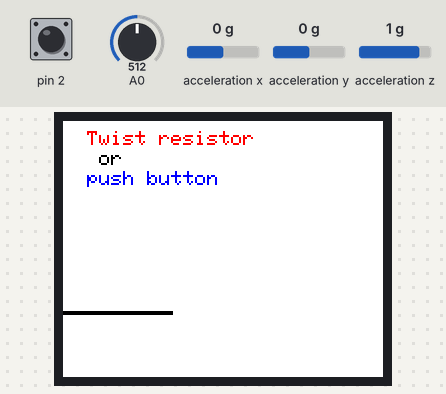
A sketch run on a simulated Arduino Uno, built with avr-gcc and run on an emulated ATmega328P. On the bench: 160×128 colour display. Wiring (inferred from the names in the program): ADXL345 accelerometer at I2C address 0x53. The test bench sets the inputs (shaded band); at power-on: pin 2 HIGH, acceleration x 0 g, A0 = 512, acceleration y 0 g, acceleration z 1 g. Sleep ends after the set time or at an interrupt.

Above: at 1.2 s.
1.3 s: pin 2 pulled LOW for 0.15 s
At 1.9 s:
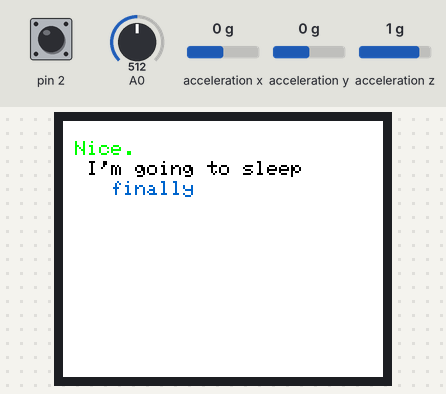
At 5.1 s:
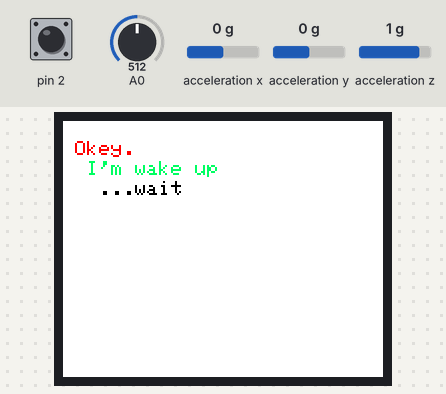
5.5 s: acceleration x set to -1.4 g
At 8.82 s:
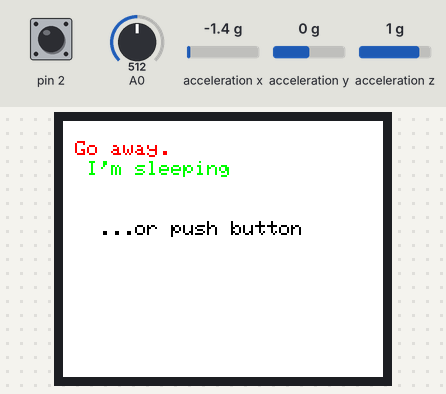
9.5 s: A0 set to 716
13.0 s: acceleration y set to -1.4 g
17.0 s: pin 2 pulled LOW for 1 s
22.0 s: acceleration z set to -1.4 g
At 22.32 s:
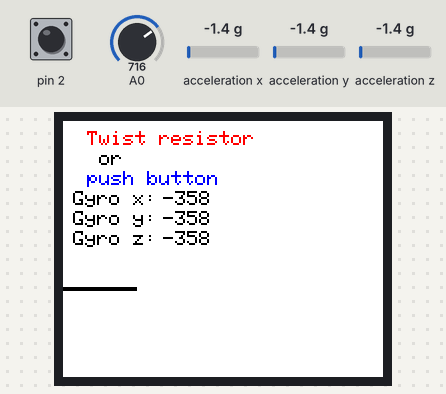
Timing chart, 0 to 24.6 s (numbered marks = the images above; inputs shaded):
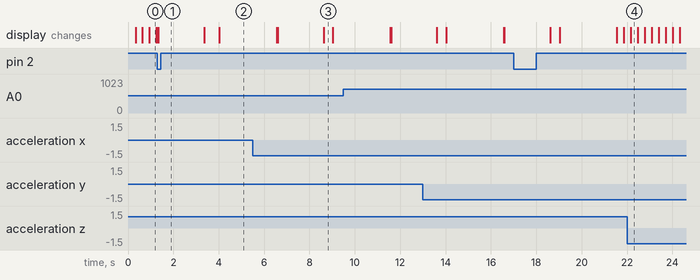

Measured:
- after the input at 1.3 s, the display: changes at once (image 1)
- what the display in image 3 shows lasts 0.4 s, from 8.6 s to 9.0 s

The sketch:

ard_spi_i2c.ino
```cpp
/*описание программы.
 * вывод и отрисовка значения резистора - постоянное.
 * измерение датчика I2C (гироскопа) по таймеру ( ?? мс)
 * по нажатию кнопки - отправка в режим sleep.
 *
*/


//для записи на экран
#include <TFT.h>
#include <SPI.h>

#define cs   10
#define dc   9
#define rst  8

//для гироскопа
#include <Wire.h>

//для прерываний/таймера
#include <GyverTimers.h>

//для энергосбережения
#include <avr/sleep.h>

TFT TFTscreen = TFT(cs, dc, rst);

// позиция линии, отображающеей сопротивление, на экране
int xPos = 0;
int xArr[136]={0};
int drawHeight;
//состояние кнопки
uint8_t buttonState = 0;

//переменная для гиро
const int adxl345 = 0x53;
uint8_t gyro_flag = 0;

char gyroPrintout_x[5];
char gyroPrintout_y[5];
char gyroPrintout_z[5];

uint8_t test = 0;

void setup() {
  //вход кнопки
  pinMode(2, INPUT_PULLUP);

  //прерывание по нажатию кнопки
  //buttontick - назваение ф-ии прерывания
  attachInterrupt(digitalPinToInterrupt(2), buttontick, FALLING);

//таймер
  Timer1.setPeriod(1000000);  //1 сек
  Timer1.enableISR(CHANNEL_A);

  Wire.begin();
  // запишем адрес регистра DEVID
  Wire.beginTransmission(adxl345);
  Wire.write(byte(0x00));
  Wire.endTransmission();

  // прочитаем регистр DEVID:
  Wire.requestFrom(adxl345, 1);
  while (Wire.available()) {
  byte c = Wire.read();
  Serial.print("ID = ");
  Serial.println(c, HEX);
  }

  // переведём акселерометр в режим измерений
  Wire.beginTransmission(adxl345);
  Wire.write(byte(0x2D));
  Wire.write(byte(0x08));
  Wire.endTransmission();


  //для отладки выводим в порт
  Serial.begin(9600);

  // инициализируем дисплей
  TFTscreen.begin();

  display_setup();

}

void buttontick()
{
  buttonState = !buttonState;
}

ISR(TIMER1_A)
{
  gyro_flag = 1;
}

void loop() {

  if(buttonState)
    goToSleep();

  if(gyro_flag)
  {
  // запишем адрес начала данных по осям X, Y и Z:
  Wire.beginTransmission(adxl345);
  Wire.write(byte(0x32));
  Wire.endTransmission();

  // прочитаем 6 байтов значений XYZ:
  int i = 0;
  byte xyz[6];
  Wire.requestFrom(adxl345, 6);
  while (Wire.available()) {
    byte c = Wire.read();
    xyz[i] = c;
    i++;
  }
    //erase old value on display
    TFTscreen.stroke(252, 255, 255);
    TFTscreen.text(gyroPrintout_x, 50, 35);
    TFTscreen.text(gyroPrintout_y, 50, 45);
    TFTscreen.text(gyroPrintout_z, 50, 55);

    // посчитаем и отобразим значения X, Y, Z:
    int x = word(xyz[1], xyz[0]);
    int y = word(xyz[3], xyz[2]);
    int z = word(xyz[5], xyz[4]);

    String(x).toCharArray(gyroPrintout_x, 5);
    String(y).toCharArray(gyroPrintout_y, 5);
    String(z).toCharArray(gyroPrintout_z, 5);

    update_disp_val();
    gyro_flag = 0;
  }
  //обнуляем пред знач
    TFTscreen.stroke(255, 255, 255);  //цвет

    TFTscreen.rect(xPos+1, xArr[xPos+1], 2, 2);


  // считываем показания с потенциометра, и масштабируем его к половине высоты экрана
  int sensor = analogRead(A0);
  drawHeight = map(sensor, 0, 1023, 2, TFTscreen.height()/2);

  // рисуем линию
  TFTscreen.stroke(0, 0, 0);  //цвет
//  xArr[xPosVal] = TFTscreen.height() - drawHeight;

  TFTscreen.rect(xPos, TFTscreen.height() - drawHeight, 2, 2);
  xArr[xPos] = TFTscreen.height() - drawHeight;

  // если линия подходит к краю экрана - обновляем экран
  if (xPos >= 135) {
      xPos = 0; //экран 3..127
//      display_setup();
//      update_disp_val();
  } else {
    // инкрементируем горизонтальную позицию
    xPos++;
    delay(16);  //это скорость вывода новой точки.
  }
}

void goToSleep()
{
  TFTscreen.background(255, 255, 255);
  TFTscreen.stroke(0, 255, 0);
  TFTscreen.text("Nice.", 6, 10);
  TFTscreen.stroke(0, 0, 0);
  TFTscreen.text("I'm going to sleep", 12, 20);
  TFTscreen.stroke(0, 100, 200);
  TFTscreen.text("finally", 24, 30);
  delay(2000);

  TFTscreen.background(255, 255, 255);
  TFTscreen.stroke(255, 0, 0);
  TFTscreen.text("Go away.", 6, 10);
  TFTscreen.stroke(0, 255, 0);
  TFTscreen.text("I'm sleeping", 12, 20);
  TFTscreen.stroke(0, 0, 0);
  TFTscreen.text("...or push button", 18, 50);
//  Serial.println(test);
  set_sleep_mode(SLEEP_MODE_PWR_DOWN);
  sleep_enable();
  sleep_mode(); // включить энергосберегающий режим

  TFTscreen.background(255, 255, 255);
  TFTscreen.stroke(255, 0, 0);
  TFTscreen.text("Okey.", 6, 10);
  TFTscreen.stroke(0, 255, 100);
  TFTscreen.text("I'm wake up", 12, 20);
  TFTscreen.stroke(0, 0, 0);
  TFTscreen.text("...wait", 18, 30);

  xPos = 0;
  delay(2500);
  display_setup();
}

void display_setup()
{
    TFTscreen.background(255, 255, 255);

    TFTscreen.stroke(255, 0, 0);
    TFTscreen.text("Twist resistor", 12, 5);
    TFTscreen.stroke(0, 0, 0);
    TFTscreen.text("or ", 18, 15);
    TFTscreen.stroke(0, 0, 255);
    TFTscreen.text("push button", 12, 25);
}

void update_disp_val()
{
    TFTscreen.stroke(0, 0, 0);
    TFTscreen.text("Gyro x:", 5, 35);
    TFTscreen.text(gyroPrintout_x, 50, 35);

    TFTscreen.text("Gyro y:", 5, 45);
    TFTscreen.text(gyroPrintout_y, 50, 45);

    TFTscreen.text("Gyro z:", 5, 55);
    TFTscreen.text(gyroPrintout_z, 50, 55);
}
```
